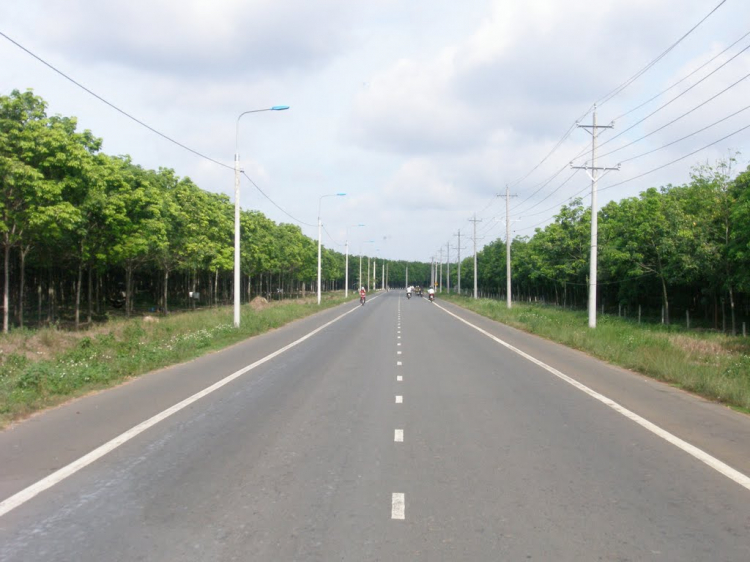
#> input picture input/lane/road1.jpg, 750 x 562 px
$ python -i lane_detector.py   (imports and definitions only)   (older library calls are emulated)
#> lines starting #> are read from the running program, lines starting #| are printed output that depends on the picture; after the words box and inside, x2 and y2 are one past the last pixel; in counts of white or black regions, pixels touching at a corner belong together
#> further down, picture is the input picture: shape (562, 750, 3); mean B, G, R 156.9, 165.2, 160.5
import cv2
import cv2.cv2
import numpy as np


def preprocess_image(img):
    img = cv2.resize(img, (750, 562))
    img_gray = cv2.cvtColor(img, cv2.COLOR_BGR2GRAY)
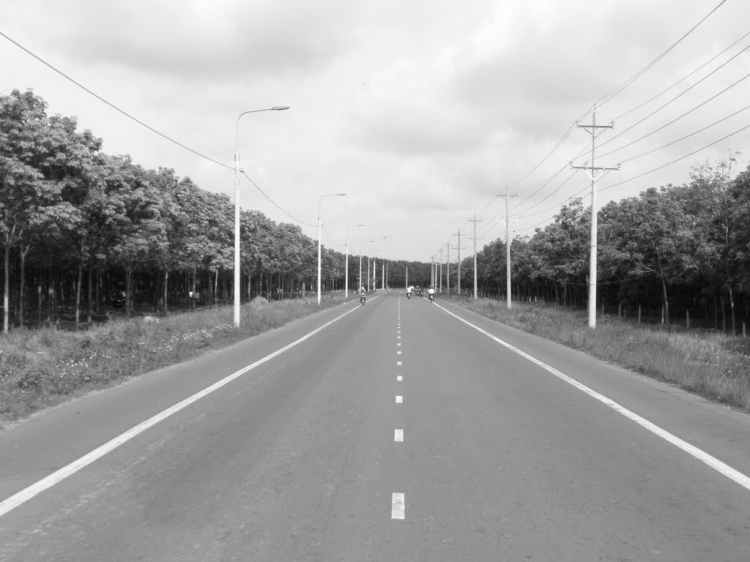
#> img_gray: shape (562, 750); min 2, max 254, mean 162.8
    blur = cv2.GaussianBlur(img_gray, (5, 5), 0)
    canny = cv2.Canny(blur, 50, 150)
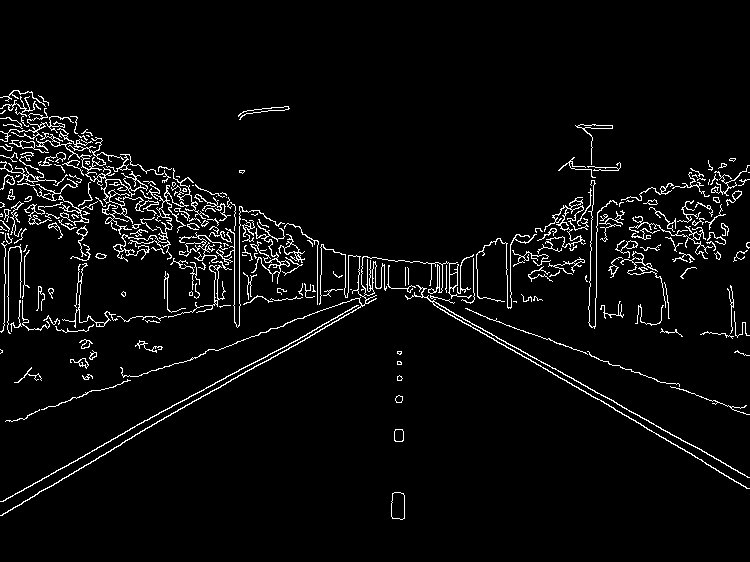
#> canny: shape (562, 750); 4.3% white in thin lines or dots, all inside (x1, y1, x2, y2) = (0, 90, 750, 520)
    return img, img_gray, canny


# [126 lines left out: functions interest_area_warp, calculate_curvature, offset_to_lane_center, find_lanes, debug, detect_lane, not called in this run]

>>> import cv2
>>> picture = cv2.imread('../input/lane/road1.jpg')
>>> result = preprocess_image(picture)

$ run again, on input/lane/road2.jpg
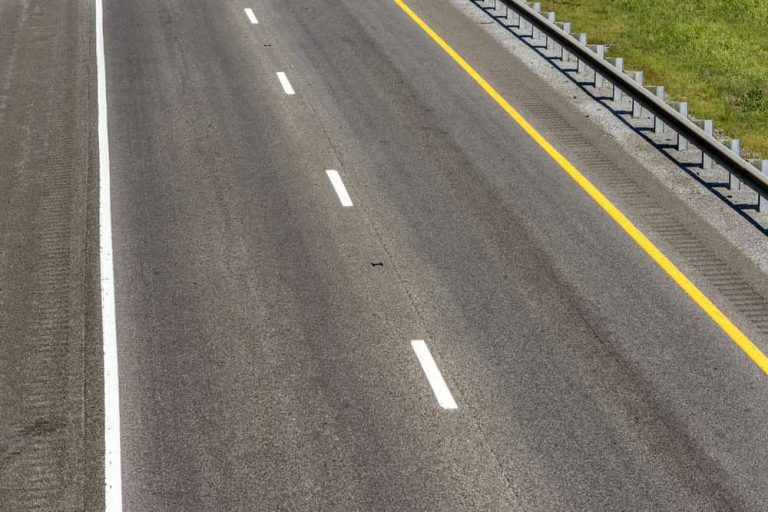
#> input picture input/lane/road2.jpg, 768 x 512 px
#> picture is the input picture: shape (512, 768, 3); mean B, G, R 104.9, 116.2, 121.8
#> in preprocess_image, `img_gray = cv2.cvtColor(img, cv2.COLOR_BGR2GRAY)`:
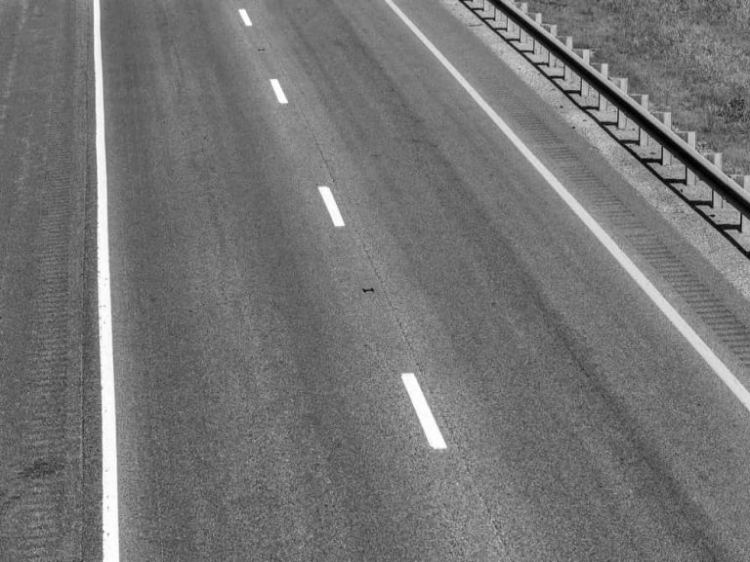
#> img_gray: shape (562, 750); min 0, max 255, mean 116.4
#> in preprocess_image, `canny = cv2.Canny(blur, 50, 150)`:
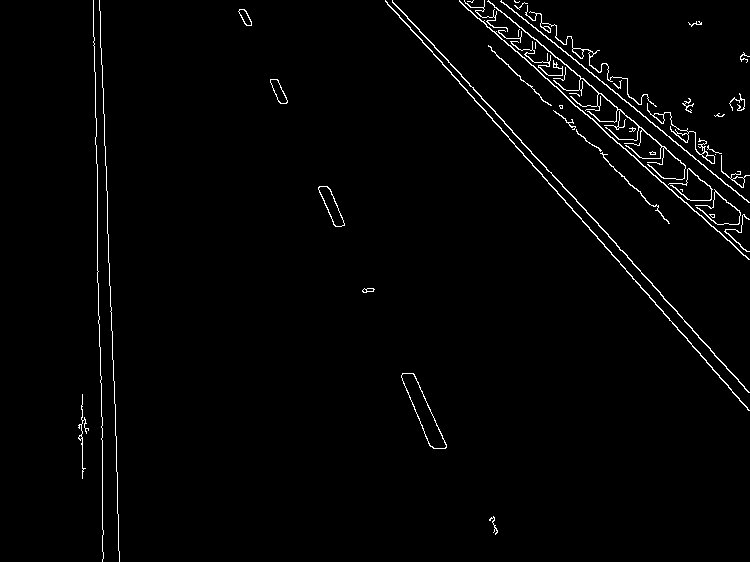
#> canny: shape (562, 750); 1.8% white in thin lines or dots, all inside (x1, y1, x2, y2) = (78, 0, 750, 562)

$ run again, on input/lane/road3.jpg
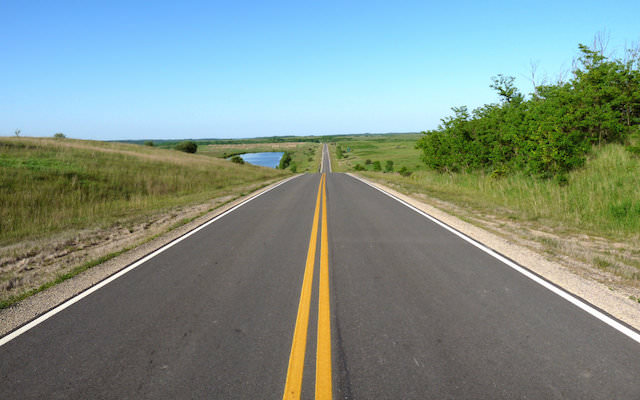
#> input picture input/lane/road3.jpg, 640 x 400 px
#> picture is the input picture: shape (400, 640, 3); mean B, G, R 136.7, 144.4, 126.8
#> in preprocess_image, `img_gray = cv2.cvtColor(img, cv2.COLOR_BGR2GRAY)`:
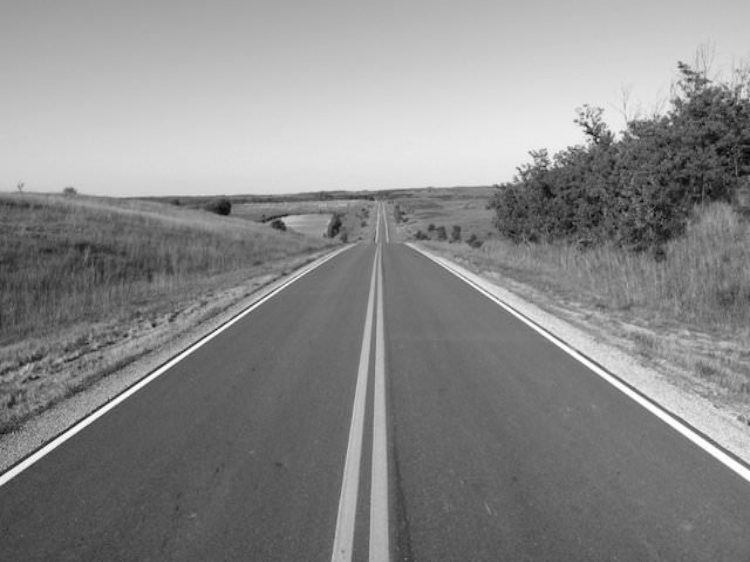
#> img_gray: shape (562, 750); min 3, max 255, mean 138.1
#> in preprocess_image, `canny = cv2.Canny(blur, 50, 150)`:
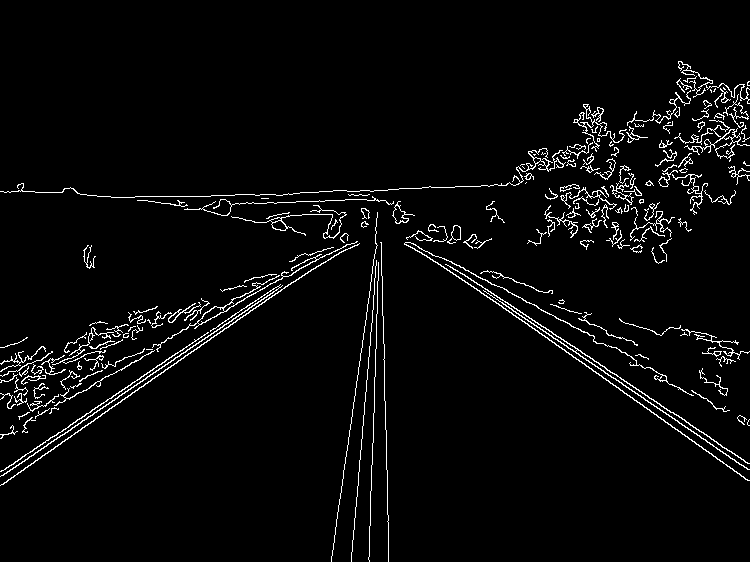
#> canny: shape (562, 750); 3.5% white in thin lines or dots, all inside (x1, y1, x2, y2) = (0, 61, 750, 562)

$ run again, on input/lane/road4.jpg
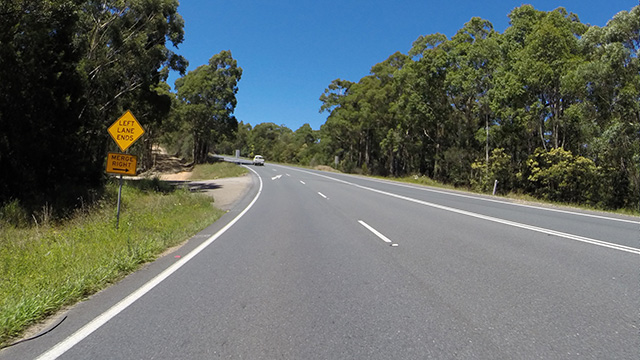
#> input picture input/lane/road4.jpg, 640 x 360 px
#> picture is the input picture: shape (360, 640, 3); mean B, G, R 101.4, 106.3, 98.1
#> in preprocess_image, `img_gray = cv2.cvtColor(img, cv2.COLOR_BGR2GRAY)`:
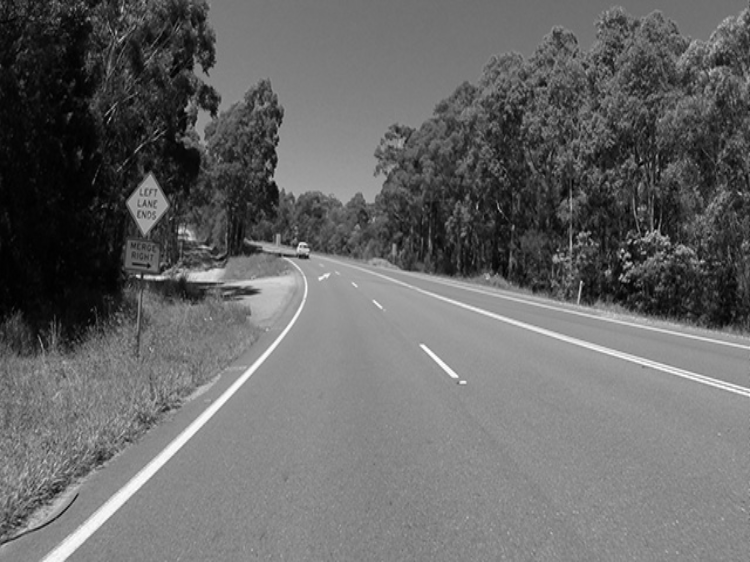
#> img_gray: shape (562, 750); min 0, max 255, mean 103.1
#> in preprocess_image, `canny = cv2.Canny(blur, 50, 150)`:
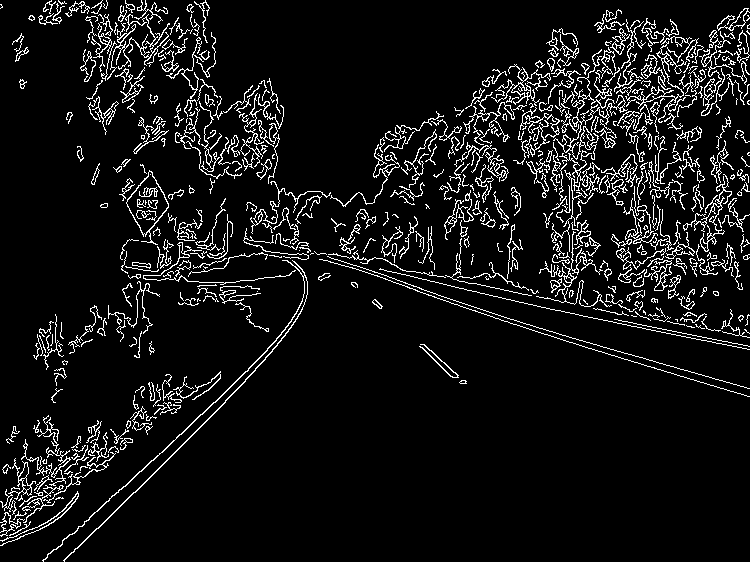
#> canny: shape (562, 750); 7.8% white in thin lines or dots
